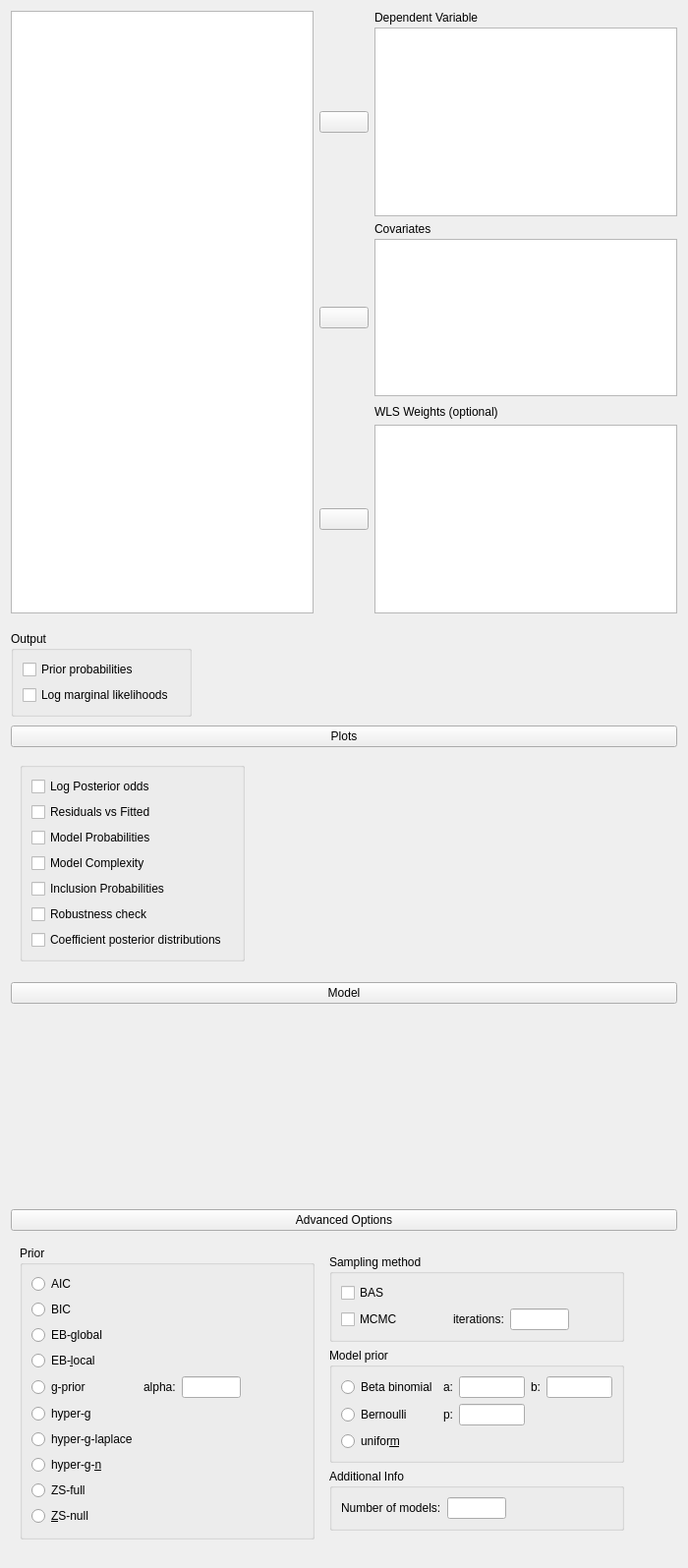
<?xml version="1.0" encoding="UTF-8"?>
<ui version="4.0">
 <class>BASRegressionLinearLinkForm</class>
 <widget class="QWidget" name="BASRegressionLinearLinkForm">
  <property name="geometry">
   <rect>
    <x>0</x>
    <y>0</y>
    <width>700</width>
    <height>1390</height>
   </rect>
  </property>
  <property name="sizePolicy">
   <sizepolicy hsizetype="Fixed" vsizetype="Preferred">
    <horstretch>0</horstretch>
    <verstretch>0</verstretch>
   </sizepolicy>
  </property>
  <property name="windowTitle">
   <string>Form</string>
  </property>
  <layout class="QGridLayout" name="gridLayout">
   <property name="verticalSpacing">
    <number>0</number>
   </property>
   <item row="4" column="0">
    <widget class="QWidget" name="widget_13" native="true">
     <property name="sizePolicy">
      <sizepolicy hsizetype="Preferred" vsizetype="Preferred">
       <horstretch>0</horstretch>
       <verstretch>0</verstretch>
      </sizepolicy>
     </property>
     <layout class="QGridLayout" name="gridLayout_13">
      <property name="leftMargin">
       <number>0</number>
      </property>
      <property name="rightMargin">
       <number>0</number>
      </property>
      <property name="bottomMargin">
       <number>3</number>
      </property>
      <item row="0" column="0">
       <widget class="ExpanderButton" name="expanderModel_2">
        <property name="text">
         <string>Model</string>
        </property>
       </widget>
      </item>
      <item row="1" column="0">
       <widget class="AnovaModelWidget" name="modelTerms" native="true">
        <property name="sizePolicy">
         <sizepolicy hsizetype="Expanding" vsizetype="Preferred">
          <horstretch>0</horstretch>
          <verstretch>0</verstretch>
         </sizepolicy>
        </property>
        <property name="minimumSize">
         <size>
          <width>0</width>
          <height>200</height>
         </size>
        </property>
       </widget>
      </item>
     </layout>
    </widget>
   </item>
   <item row="2" column="0">
    <widget class="QWidget" name="widget_11" native="true">
     <layout class="QGridLayout" name="gridLayout_6">
      <property name="leftMargin">
       <number>0</number>
      </property>
      <property name="topMargin">
       <number>0</number>
      </property>
      <property name="rightMargin">
       <number>0</number>
      </property>
      <property name="bottomMargin">
       <number>0</number>
      </property>
      <property name="verticalSpacing">
       <number>0</number>
      </property>
      <item row="0" column="0">
       <widget class="QWidget" name="widget_10" native="true">
        <property name="sizePolicy">
         <sizepolicy hsizetype="Preferred" vsizetype="Preferred">
          <horstretch>0</horstretch>
          <verstretch>0</verstretch>
         </sizepolicy>
        </property>
        <layout class="QGridLayout" name="gridLayout_5">
         <property name="leftMargin">
          <number>0</number>
         </property>
         <property name="rightMargin">
          <number>0</number>
         </property>
         <property name="bottomMargin">
          <number>3</number>
         </property>
         <item row="0" column="0">
          <widget class="ExpanderButton" name="expanderModel">
           <property name="enabled">
            <bool>true</bool>
           </property>
           <property name="text">
            <string>Plots</string>
           </property>
          </widget>
         </item>
         <item row="1" column="0">
          <widget class="QWidget" name="plotOptions" native="true">
           <layout class="QGridLayout" name="gridLayout_15">
            <item row="0" column="1">
             <spacer name="horizontalSpacer_2">
              <property name="orientation">
               <enum>Qt::Horizontal</enum>
              </property>
              <property name="sizeHint" stdset="0">
               <size>
                <width>40</width>
                <height>20</height>
               </size>
              </property>
             </spacer>
            </item>
            <item row="0" column="0">
             <widget class="GroupBox" name="groupBox_4">
              <property name="title">
               <string/>
              </property>
              <layout class="QGridLayout" name="gridLayout_10">
               <item row="6" column="0">
                <widget class="BoundCheckBox" name="plotCoefficientsPosterior">
                 <property name="text">
                  <string>Coefficient posterior distributions</string>
                 </property>
                </widget>
               </item>
               <item row="3" column="0">
                <widget class="BoundCheckBox" name="plotModelComplexity">
                 <property name="text">
                  <string>Model Complexity</string>
                 </property>
                </widget>
               </item>
               <item row="0" column="0" colspan="2">
                <widget class="BoundCheckBox" name="plotLogPosteriorOdds">
                 <property name="text">
                  <string>Log Posterior odds</string>
                 </property>
                </widget>
               </item>
               <item row="1" column="0">
                <widget class="BoundCheckBox" name="plotResidualsVsFitted">
                 <property name="text">
                  <string>Residuals vs Fitted</string>
                 </property>
                </widget>
               </item>
               <item row="4" column="0">
                <widget class="BoundCheckBox" name="plotInclusionProbabilites">
                 <property name="text">
                  <string>Inclusion Probabilities</string>
                 </property>
                </widget>
               </item>
               <item row="2" column="0">
                <widget class="BoundCheckBox" name="plotModelProbabilities">
                 <property name="text">
                  <string>Model Probabilities</string>
                 </property>
                </widget>
               </item>
               <item row="5" column="0">
                <widget class="BoundCheckBox" name="plotRobustnessCheck">
                 <property name="text">
                  <string>Robustness check</string>
                 </property>
                </widget>
               </item>
              </layout>
             </widget>
            </item>
           </layout>
          </widget>
         </item>
        </layout>
       </widget>
      </item>
     </layout>
    </widget>
   </item>
   <item row="0" column="0">
    <widget class="QWidget" name="topWidget" native="true">
     <property name="sizePolicy">
      <sizepolicy hsizetype="Preferred" vsizetype="Fixed">
       <horstretch>0</horstretch>
       <verstretch>0</verstretch>
      </sizepolicy>
     </property>
     <layout class="QGridLayout" name="gridLayout_3">
      <property name="leftMargin">
       <number>0</number>
      </property>
      <property name="topMargin">
       <number>0</number>
      </property>
      <property name="rightMargin">
       <number>0</number>
      </property>
      <property name="verticalSpacing">
       <number>3</number>
      </property>
      <item row="1" column="1">
       <widget class="AssignButton" name="buttonAssignDependent">
        <property name="sizePolicy">
         <sizepolicy hsizetype="Fixed" vsizetype="Fixed">
          <horstretch>0</horstretch>
          <verstretch>0</verstretch>
         </sizepolicy>
        </property>
        <property name="minimumSize">
         <size>
          <width>50</width>
          <height>0</height>
         </size>
        </property>
        <property name="maximumSize">
         <size>
          <width>50</width>
          <height>16777215</height>
         </size>
        </property>
        <property name="text">
         <string/>
        </property>
       </widget>
      </item>
      <item row="1" column="2">
       <widget class="boundSingleItemView" name="dependent">
        <property name="sizePolicy">
         <sizepolicy hsizetype="Expanding" vsizetype="Fixed">
          <horstretch>0</horstretch>
          <verstretch>0</verstretch>
         </sizepolicy>
        </property>
        <property name="minimumSize">
         <size>
          <width>0</width>
          <height>0</height>
         </size>
        </property>
        <property name="maximumSize">
         <size>
          <width>16777215</width>
          <height>16777215</height>
         </size>
        </property>
        <property name="selectionMode">
         <enum>QAbstractItemView::ExtendedSelection</enum>
        </property>
       </widget>
      </item>
      <item row="4" column="2">
       <widget class="BoundListView" name="covariates">
        <property name="sizePolicy">
         <sizepolicy hsizetype="Expanding" vsizetype="Fixed">
          <horstretch>0</horstretch>
          <verstretch>1</verstretch>
         </sizepolicy>
        </property>
        <property name="minimumSize">
         <size>
          <width>0</width>
          <height>160</height>
         </size>
        </property>
        <property name="maximumSize">
         <size>
          <width>16777215</width>
          <height>160</height>
         </size>
        </property>
        <property name="selectionMode">
         <enum>QAbstractItemView::ExtendedSelection</enum>
        </property>
       </widget>
      </item>
      <item row="0" column="0" rowspan="10">
       <widget class="AvailableFieldsListView" name="listAvailableFields">
        <property name="sizePolicy">
         <sizepolicy hsizetype="Expanding" vsizetype="Preferred">
          <horstretch>0</horstretch>
          <verstretch>0</verstretch>
         </sizepolicy>
        </property>
        <property name="minimumSize">
         <size>
          <width>0</width>
          <height>0</height>
         </size>
        </property>
        <property name="selectionMode">
         <enum>QAbstractItemView::ExtendedSelection</enum>
        </property>
       </widget>
      </item>
      <item row="0" column="2">
       <widget class="QLabel" name="label">
        <property name="text">
         <string>Dependent Variable</string>
        </property>
       </widget>
      </item>
      <item row="3" column="2">
       <widget class="QLabel" name="label_4">
        <property name="sizePolicy">
         <sizepolicy hsizetype="Fixed" vsizetype="Fixed">
          <horstretch>0</horstretch>
          <verstretch>0</verstretch>
         </sizepolicy>
        </property>
        <property name="text">
         <string>Covariates</string>
        </property>
       </widget>
      </item>
      <item row="9" column="2">
       <widget class="boundSingleItemView" name="wlsWeights">
        <property name="sizePolicy">
         <sizepolicy hsizetype="Expanding" vsizetype="Fixed">
          <horstretch>0</horstretch>
          <verstretch>0</verstretch>
         </sizepolicy>
        </property>
        <property name="minimumSize">
         <size>
          <width>0</width>
          <height>0</height>
         </size>
        </property>
        <property name="maximumSize">
         <size>
          <width>16777215</width>
          <height>16777215</height>
         </size>
        </property>
        <property name="selectionMode">
         <enum>QAbstractItemView::ExtendedSelection</enum>
        </property>
       </widget>
      </item>
      <item row="9" column="1">
       <widget class="AssignButton" name="buttonAssignWlsWeights">
        <property name="sizePolicy">
         <sizepolicy hsizetype="Fixed" vsizetype="Fixed">
          <horstretch>0</horstretch>
          <verstretch>0</verstretch>
         </sizepolicy>
        </property>
        <property name="minimumSize">
         <size>
          <width>50</width>
          <height>0</height>
         </size>
        </property>
        <property name="maximumSize">
         <size>
          <width>50</width>
          <height>16777215</height>
         </size>
        </property>
        <property name="text">
         <string/>
        </property>
       </widget>
      </item>
      <item row="4" column="1">
       <widget class="AssignButton" name="buttonAssignCovariates">
        <property name="sizePolicy">
         <sizepolicy hsizetype="Fixed" vsizetype="Fixed">
          <horstretch>0</horstretch>
          <verstretch>0</verstretch>
         </sizepolicy>
        </property>
        <property name="minimumSize">
         <size>
          <width>50</width>
          <height>0</height>
         </size>
        </property>
        <property name="maximumSize">
         <size>
          <width>50</width>
          <height>16777215</height>
         </size>
        </property>
        <property name="text">
         <string/>
        </property>
       </widget>
      </item>
      <item row="7" column="2">
       <widget class="QLabel" name="label_2">
        <property name="text">
         <string>WLS Weights (optional)</string>
        </property>
       </widget>
      </item>
     </layout>
    </widget>
   </item>
   <item row="1" column="0">
    <widget class="QWidget" name="widget_12" native="true">
     <property name="sizePolicy">
      <sizepolicy hsizetype="Fixed" vsizetype="Fixed">
       <horstretch>0</horstretch>
       <verstretch>0</verstretch>
      </sizepolicy>
     </property>
     <layout class="QGridLayout" name="gridLayout_4">
      <property name="leftMargin">
       <number>0</number>
      </property>
      <property name="rightMargin">
       <number>0</number>
      </property>
      <property name="bottomMargin">
       <number>0</number>
      </property>
      <item row="0" column="0">
       <widget class="GroupBox" name="groupBox_3">
        <property name="title">
         <string>Output</string>
        </property>
        <layout class="QGridLayout" name="gridLayout_8">
         <item row="1" column="0">
          <widget class="BoundCheckBox" name="logmarg">
           <property name="text">
            <string>Log marginal likelihoods</string>
           </property>
          </widget>
         </item>
         <item row="0" column="0" colspan="2">
          <widget class="BoundCheckBox" name="priorprobs">
           <property name="text">
            <string>Prior probabilities</string>
           </property>
          </widget>
         </item>
        </layout>
       </widget>
      </item>
     </layout>
    </widget>
   </item>
   <item row="5" column="0">
    <widget class="QWidget" name="advancedBox" native="true">
     <layout class="QGridLayout" name="gridLayout_2">
      <property name="leftMargin">
       <number>0</number>
      </property>
      <property name="topMargin">
       <number>0</number>
      </property>
      <property name="rightMargin">
       <number>0</number>
      </property>
      <item row="3" column="0" rowspan="2" colspan="2">
       <widget class="QWidget" name="advancedOptions" native="true">
        <layout class="QGridLayout" name="gridLayout_7">
         <item row="0" column="0">
          <widget class="BoundGroupBox" name="priorRegressionCoefficients">
           <property name="maximumSize">
            <size>
             <width>300</width>
             <height>16777215</height>
            </size>
           </property>
           <property name="title">
            <string>Prior</string>
           </property>
           <layout class="QGridLayout" name="gridLayout_9">
            <item row="4" column="0">
             <widget class="QRadioButton" name="g_prior">
              <property name="text">
               <string>g-prior</string>
              </property>
             </widget>
            </item>
            <item row="9" column="0">
             <widget class="QRadioButton" name="zs_null">
              <property name="text">
               <string>&amp;ZS-null</string>
              </property>
             </widget>
            </item>
            <item row="6" column="0">
             <widget class="QRadioButton" name="hyper_g_laplace">
              <property name="text">
               <string>hyper-g-laplace</string>
              </property>
             </widget>
            </item>
            <item row="7" column="0">
             <widget class="QRadioButton" name="hyper_g_n">
              <property name="text">
               <string>hyper-g-&amp;n</string>
              </property>
             </widget>
            </item>
            <item row="2" column="0">
             <widget class="QRadioButton" name="eb_global">
              <property name="text">
               <string>EB-global</string>
              </property>
             </widget>
            </item>
            <item row="3" column="0">
             <widget class="QRadioButton" name="eb_local">
              <property name="text">
               <string>EB-&amp;local</string>
              </property>
             </widget>
            </item>
            <item row="1" column="0">
             <widget class="QRadioButton" name="bic">
              <property name="text">
               <string>BIC</string>
              </property>
             </widget>
            </item>
            <item row="0" column="0">
             <widget class="QRadioButton" name="aic">
              <property name="text">
               <string>AIC</string>
              </property>
             </widget>
            </item>
            <item row="5" column="0">
             <widget class="QRadioButton" name="hyper_g">
              <property name="text">
               <string>hyper-g</string>
              </property>
             </widget>
            </item>
            <item row="8" column="0">
             <widget class="QRadioButton" name="zs_full">
              <property name="text">
               <string>ZS-full</string>
              </property>
             </widget>
            </item>
            <item row="8" column="3">
             <spacer name="horizontalSpacer">
              <property name="orientation">
               <enum>Qt::Horizontal</enum>
              </property>
              <property name="sizeHint" stdset="0">
               <size>
                <width>293</width>
                <height>20</height>
               </size>
              </property>
             </spacer>
            </item>
            <item row="4" column="2">
             <widget class="QLabel" name="label_gPriorParameter">
              <property name="text">
               <string>alpha:</string>
              </property>
             </widget>
            </item>
            <item row="4" column="1">
             <spacer name="horizontalSpacer_3">
              <property name="orientation">
               <enum>Qt::Horizontal</enum>
              </property>
              <property name="sizeHint" stdset="0">
               <size>
                <width>40</width>
                <height>20</height>
               </size>
              </property>
             </spacer>
            </item>
            <item row="4" column="3">
             <widget class="BoundTextBox" name="gPriorParameter">
              <property name="sizePolicy">
               <sizepolicy hsizetype="Fixed" vsizetype="Preferred">
                <horstretch>0</horstretch>
                <verstretch>0</verstretch>
               </sizepolicy>
              </property>
              <property name="minimumSize">
               <size>
                <width>60</width>
                <height>0</height>
               </size>
              </property>
              <property name="maximumSize">
               <size>
                <width>60</width>
                <height>16777215</height>
               </size>
              </property>
             </widget>
            </item>
           </layout>
          </widget>
         </item>
         <item row="0" column="1">
          <widget class="QWidget" name="widget" native="true">
           <layout class="QVBoxLayout" name="verticalLayout">
            <item>
             <widget class="BoundGroupBox" name="samplingMethod">
              <property name="maximumSize">
               <size>
                <width>300</width>
                <height>16777215</height>
               </size>
              </property>
              <property name="title">
               <string>Sampling method</string>
              </property>
              <layout class="QGridLayout" name="gridLayout_11">
               <item row="1" column="4">
                <spacer name="horizontalSpacer_4">
                 <property name="orientation">
                  <enum>Qt::Horizontal</enum>
                 </property>
                 <property name="sizeHint" stdset="0">
                  <size>
                   <width>40</width>
                   <height>20</height>
                  </size>
                 </property>
                </spacer>
               </item>
               <item row="0" column="0">
                <widget class="BoundCheckBox" name="BAS">
                 <property name="text">
                  <string>BAS</string>
                 </property>
                </widget>
               </item>
               <item row="1" column="2">
                <widget class="QLabel" name="label_iterationsMCMC">
                 <property name="text">
                  <string>iterations:</string>
                 </property>
                </widget>
               </item>
               <item row="1" column="0">
                <widget class="BoundCheckBox" name="MCMC">
                 <property name="text">
                  <string>MCMC</string>
                 </property>
                </widget>
               </item>
               <item row="1" column="1">
                <spacer name="horizontalSpacer_5">
                 <property name="orientation">
                  <enum>Qt::Horizontal</enum>
                 </property>
                 <property name="sizeHint" stdset="0">
                  <size>
                   <width>40</width>
                   <height>20</height>
                  </size>
                 </property>
                </spacer>
               </item>
               <item row="1" column="3">
                <widget class="BoundTextBox" name="iterationsMCMC">
                 <property name="sizePolicy">
                  <sizepolicy hsizetype="Fixed" vsizetype="Preferred">
                   <horstretch>0</horstretch>
                   <verstretch>0</verstretch>
                  </sizepolicy>
                 </property>
                 <property name="minimumSize">
                  <size>
                   <width>60</width>
                   <height>0</height>
                  </size>
                 </property>
                 <property name="maximumSize">
                  <size>
                   <width>60</width>
                   <height>16777215</height>
                  </size>
                 </property>
                </widget>
               </item>
              </layout>
             </widget>
            </item>
            <item>
             <widget class="BoundGroupBox" name="modelPrior">
              <property name="maximumSize">
               <size>
                <width>300</width>
                <height>16777215</height>
               </size>
              </property>
              <property name="title">
               <string>Model prior</string>
              </property>
              <layout class="QGridLayout" name="gridLayout_12">
               <item row="1" column="4">
                <widget class="BoundTextBox" name="betaBinomialParamB"/>
               </item>
               <item row="2" column="0">
                <widget class="QRadioButton" name="Bernoulli">
                 <property name="text">
                  <string>Bernoulli</string>
                 </property>
                </widget>
               </item>
               <item row="1" column="1">
                <widget class="QLabel" name="label_betaBinomialParamA">
                 <property name="text">
                  <string>a:</string>
                 </property>
                </widget>
               </item>
               <item row="1" column="0">
                <widget class="QRadioButton" name="betaBinomial">
                 <property name="text">
                  <string>Beta binomial</string>
                 </property>
                </widget>
               </item>
               <item row="1" column="3">
                <widget class="QLabel" name="label_betaBinomialParamB">
                 <property name="text">
                  <string>b:</string>
                 </property>
                </widget>
               </item>
               <item row="3" column="0">
                <widget class="QRadioButton" name="uniformPrior">
                 <property name="text">
                  <string>unifor&amp;m</string>
                 </property>
                </widget>
               </item>
               <item row="2" column="1">
                <widget class="QLabel" name="label_bernoulliParam">
                 <property name="text">
                  <string>p:</string>
                 </property>
                </widget>
               </item>
               <item row="1" column="2">
                <widget class="BoundTextBox" name="betaBinomialParamA"/>
               </item>
               <item row="2" column="2">
                <widget class="BoundTextBox" name="bernoulliParam"/>
               </item>
               <item row="2" column="4">
                <widget class="QWidget" name="widget_2" native="true"/>
               </item>
               <item row="2" column="3">
                <widget class="QWidget" name="widget_4" native="true"/>
               </item>
              </layout>
             </widget>
            </item>
            <item>
             <widget class="BoundGroupBox" name="modelPrior_2">
              <property name="maximumSize">
               <size>
                <width>300</width>
                <height>16777215</height>
               </size>
              </property>
              <property name="title">
               <string>Additional Info</string>
              </property>
              <layout class="QGridLayout" name="gridLayout_14">
               <item row="1" column="1">
                <widget class="BoundTextBox" name="numberOfModels">
                 <property name="sizePolicy">
                  <sizepolicy hsizetype="Fixed" vsizetype="Preferred">
                   <horstretch>0</horstretch>
                   <verstretch>0</verstretch>
                  </sizepolicy>
                 </property>
                 <property name="minimumSize">
                  <size>
                   <width>60</width>
                   <height>0</height>
                  </size>
                 </property>
                 <property name="maximumSize">
                  <size>
                   <width>60</width>
                   <height>16777215</height>
                  </size>
                 </property>
                </widget>
               </item>
               <item row="1" column="0">
                <widget class="QLabel" name="label_numberOfModels">
                 <property name="text">
                  <string>Number of models:</string>
                 </property>
                </widget>
               </item>
               <item row="1" column="2">
                <spacer name="horizontalSpacer_6">
                 <property name="orientation">
                  <enum>Qt::Horizontal</enum>
                 </property>
                 <property name="sizeHint" stdset="0">
                  <size>
                   <width>40</width>
                   <height>20</height>
                  </size>
                 </property>
                </spacer>
               </item>
              </layout>
             </widget>
            </item>
           </layout>
          </widget>
         </item>
        </layout>
       </widget>
      </item>
      <item row="0" column="0" rowspan="2" colspan="2">
       <widget class="ExpanderButton" name="expanderAdvanced">
        <property name="text">
         <string>Advanced Options</string>
        </property>
       </widget>
      </item>
     </layout>
    </widget>
   </item>
  </layout>
 </widget>
 <customwidgets>
  <customwidget>
   <class>AssignButton</class>
   <extends>QPushButton</extends>
   <header>widgets/assignbutton.h</header>
  </customwidget>
  <customwidget>
   <class>AvailableFieldsListView</class>
   <extends>QListView</extends>
   <header>widgets/availablefieldslistview.h</header>
  </customwidget>
  <customwidget>
   <class>GroupBox</class>
   <extends>QGroupBox</extends>
   <header>widgets/groupbox.h</header>
   <container>1</container>
  </customwidget>
  <customwidget>
   <class>BoundTextBox</class>
   <extends>QLineEdit</extends>
   <header>widgets/boundtextbox.h</header>
  </customwidget>
  <customwidget>
   <class>BoundGroupBox</class>
   <extends>QGroupBox</extends>
   <header>widgets/boundgroupbox.h</header>
   <container>1</container>
  </customwidget>
  <customwidget>
   <class>ExpanderButton</class>
   <extends>QPushButton</extends>
   <header>widgets/expanderbutton.h</header>
  </customwidget>
  <customwidget>
   <class>BoundCheckBox</class>
   <extends>QCheckBox</extends>
   <header>widgets/boundcheckbox.h</header>
  </customwidget>
  <customwidget>
   <class>boundSingleItemView</class>
   <extends>QListView</extends>
   <header>widgets/boundsingleitemview.h</header>
  </customwidget>
  <customwidget>
   <class>BoundListView</class>
   <extends>QListView</extends>
   <header>widgets/boundlistview.h</header>
  </customwidget>
  <customwidget>
   <class>AnovaModelWidget</class>
   <extends>QWidget</extends>
   <header>widgets/anovamodelwidget.h</header>
   <container>1</container>
  </customwidget>
 </customwidgets>
 <tabstops>
  <tabstop>listAvailableFields</tabstop>
  <tabstop>buttonAssignDependent</tabstop>
  <tabstop>dependent</tabstop>
  <tabstop>buttonAssignCovariates</tabstop>
  <tabstop>covariates</tabstop>
  <tabstop>buttonAssignWlsWeights</tabstop>
  <tabstop>wlsWeights</tabstop>
  <tabstop>priorprobs</tabstop>
  <tabstop>logmarg</tabstop>
  <tabstop>expanderModel</tabstop>
  <tabstop>plotLogPosteriorOdds</tabstop>
  <tabstop>plotResidualsVsFitted</tabstop>
  <tabstop>plotModelProbabilities</tabstop>
  <tabstop>plotModelComplexity</tabstop>
  <tabstop>plotInclusionProbabilites</tabstop>
  <tabstop>plotRobustnessCheck</tabstop>
  <tabstop>plotCoefficientsPosterior</tabstop>
  <tabstop>expanderAdvanced</tabstop>
  <tabstop>aic</tabstop>
  <tabstop>bic</tabstop>
  <tabstop>eb_global</tabstop>
  <tabstop>eb_local</tabstop>
  <tabstop>g_prior</tabstop>
  <tabstop>hyper_g</tabstop>
  <tabstop>hyper_g_laplace</tabstop>
  <tabstop>hyper_g_n</tabstop>
  <tabstop>zs_full</tabstop>
  <tabstop>zs_null</tabstop>
  <tabstop>gPriorParameter</tabstop>
  <tabstop>BAS</tabstop>
  <tabstop>MCMC</tabstop>
  <tabstop>iterationsMCMC</tabstop>
  <tabstop>betaBinomial</tabstop>
  <tabstop>betaBinomialParamA</tabstop>
  <tabstop>betaBinomialParamB</tabstop>
  <tabstop>Bernoulli</tabstop>
  <tabstop>bernoulliParam</tabstop>
  <tabstop>uniformPrior</tabstop>
  <tabstop>numberOfModels</tabstop>
 </tabstops>
 <resources/>
 <connections/>
</ui>
